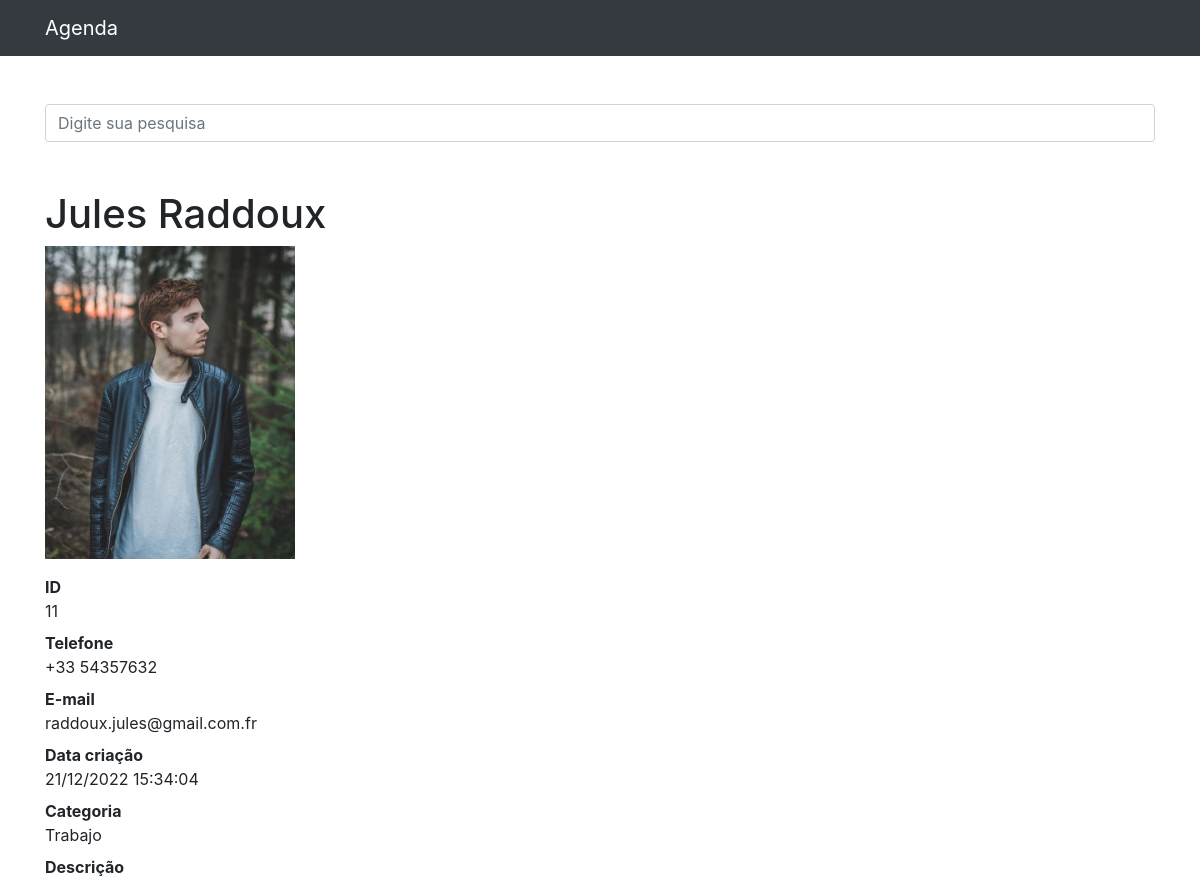
The page /11 on the database as committed earlier.
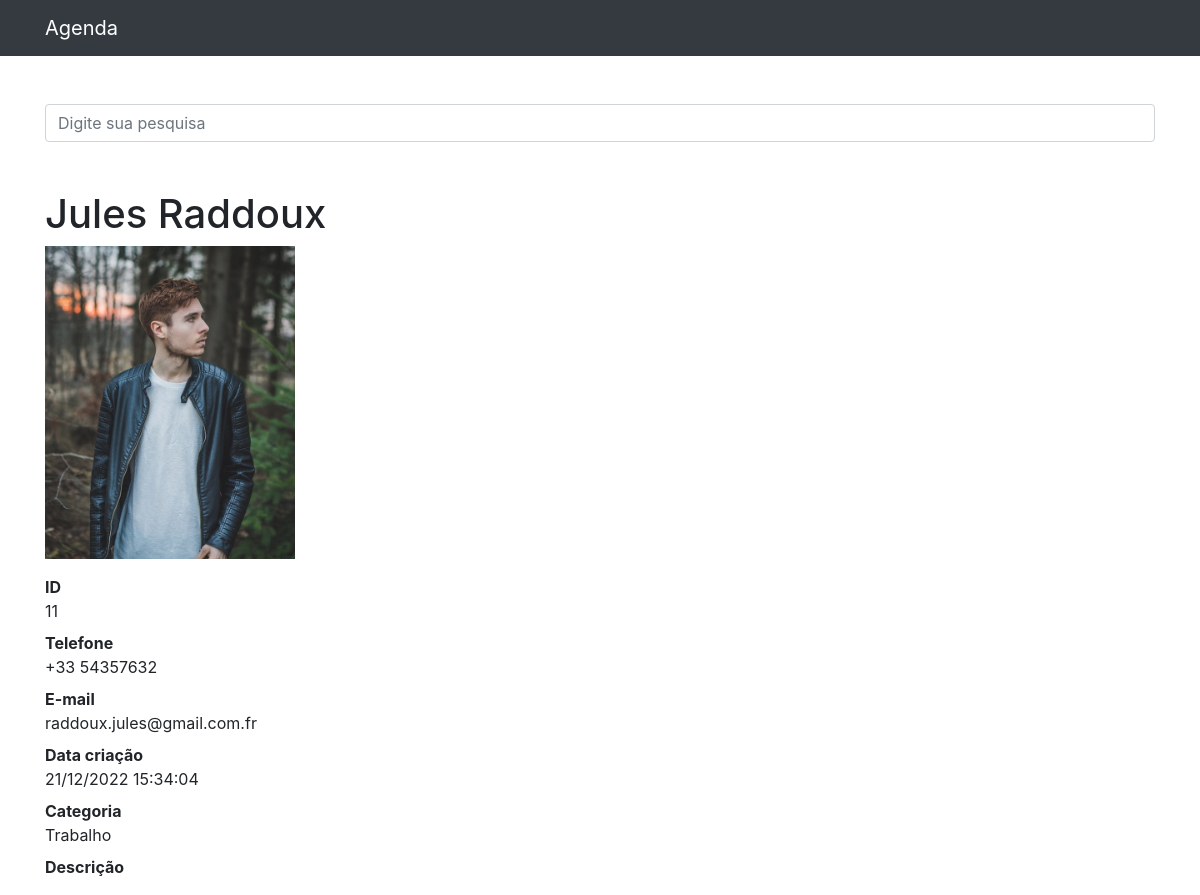
The same page on the database as committed later.
### contatos/models.py (models this page shows, shortened)
class Contato(models.Model):
    nome = models.CharField(max_length=255)
    sobrenome = models.CharField(max_length=255, blank=True)
    telefone = models.CharField(max_length=255)
    email = models.CharField(max_length=255, blank=True)
    data_criacao = models.DateTimeField(default=timezone.now)
    descricao = models.TextField(blank=True)
    categoria = models.ForeignKey(Categoria, on_delete=models.DO_NOTHING)
    mostrar = models.BooleanField(default=True)
    foto = models.ImageField(blank=True, upload_to='fotos/%Y/%m/%d')

class Categoria(models.Model):
    nome = models.CharField(max_length=255)
    def __str__(self):
        return self.nome

### contatos/views.py (the view)
# urls.py: path('<int:contato_id>', views.ver_contato, name='ver_contato'),
def ver_contato(request, contato_id):
    contato = get_object_or_404(Contato, id=contato_id)
    if not contato.mostrar:
        raise Http404()
    return render(request, 'contatos/ver_contato.html', {
        'contato': contato
    })

### contatos/templates/contatos/ver_contato.html (shortened to what this page needs)
{% extends 'base.html' %}
{%block conteudo%}
<h1 class="mt-5">{{ contato.nome }} {{ contato.sobrenome }}</h1>
{% if contato.foto %}
  <p>
    <img src="{{ contato.foto.url }}" style="max-width: 250px; height:auto">
  </p>
{% endif %}
<dl>
    <dt>ID</dt>
    <dd>{{ contato.id }}</dd>
    <dt>Telefone</dt>
    <dd>{{ contato.telefone }}</dd>
    <dt>E-mail</dt>
    <dd>{{ contato.email }}</dd>
    <dt>Data criação</dt>
    <dd>{{ contato.data_criacao| date:'d/m/Y H:i:s'  }}</dd>
    <dt>Categoria</dt>
    <dd>{{ contato.categoria }}</dd>
    <dt>Descrição</dt>
</dl>
{%endblock%}

Rows that differ between the two databases and show on the page:
changed through a linked row, Contato "Jules": categoria "Trabajo" → "Trabalho"
